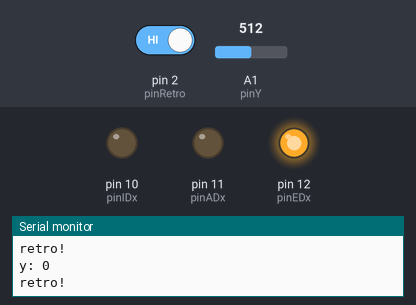
Bench run of a sketch on a simulated Arduino Uno, built with avr-gcc and run on an emulated ATmega328P. Shown: output pins drawn as LEDs (lit = HIGH), the last lines printed to the serial monitor. The inputs (shaded band) are chosen by the test bench; at power-on: A1 (pinY) = 512, pin 2 (pinRetro) HIGH.

Above: at 1.2 s.
1.3 s: A1 (pinY) set to 545
At 2.5 s:
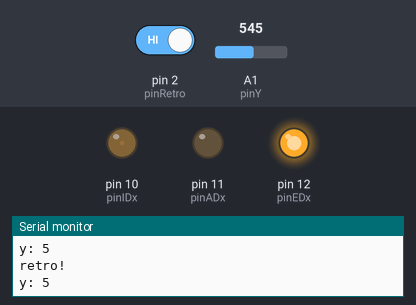
2.8 s: pin 2 (pinRetro) driven LOW
At 3.9 s:
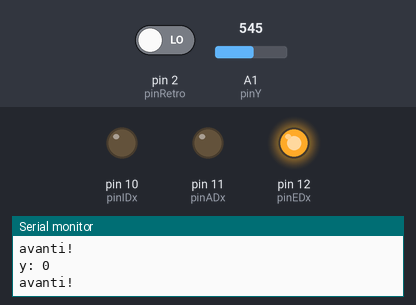
4.3 s: A1 (pinY) set to 506
7.3 s: A1 (pinY) set to 491
At 7.7 s:
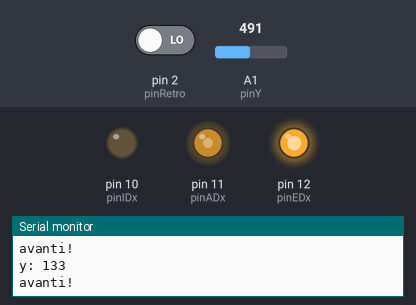
8.8 s: pin 2 (pinRetro) driven HIGH
At 9.1 s:
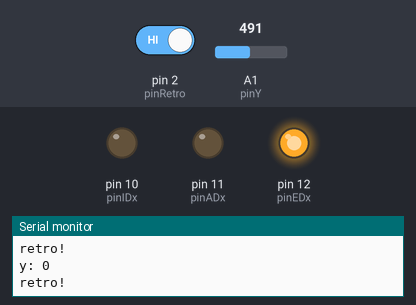
Timing chart, 0 to 11.3 s (numbered marks = the images above; inputs shaded):
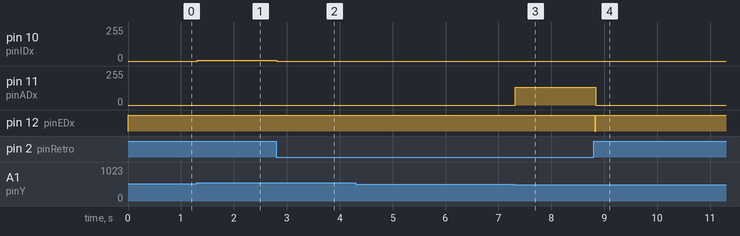

Measured:
- the behaviour switches between 492 and 491 on A1 (pinY) (found by bisection; images 2 and 3)
- after the input at 1.3 s, pin 10 (pinIDx): 0/255 → 5/255 at once
- after the input at 2.8 s, pin 10 (pinIDx): 5/255 → 0/255 at once
- after the input at 7.3 s, pin 11 (pinADx): 0/255 → 133/255 at once
- after the input at 8.8 s, pin 11 (pinADx): 133/255 → 0/255 at once; pin 12 (pinEDx): HIGH → LOW at once, → HIGH 0.01 s later

The sketch:

motore_BTS7960.ino
```cpp
const int SPEED_MAX = 255;
const int SPEED_MAX_RETRO = 60;

const int pinEDx = 12;
const int pinADx = 11;
const int pinIDx = 10;
const int pinRetro = 2;

//input del joystick
//const int pinX = A0;
const int pinY = A1;

//int x = 0; // asse X --> direzione
int y = 0; // asse Y --> velocità
//int x0; //valore "zero" dell'asse X (quando il joystick non è toccato)
int y0; //valore "zero" dell'asse Y (quando il joystick non è toccato)
int toll = 5; // tolleranza delle misure
int yPre = 0;


void setup() {
  Serial.begin(9600);

  pinMode(pinRetro, INPUT);
  pinMode(pinADx, OUTPUT);
  pinMode(pinIDx, OUTPUT);
  pinMode(pinEDx, OUTPUT);

  y0 = analogRead(pinY)/4;
  digitalWrite(pinEDx, HIGH);
}


void loop() {
  boolean retro = (digitalRead(pinRetro) == HIGH); //interruttore per abilitare la retromarcia

  y = analogRead(pinY)/4;

//il joistik tutto giù da 255, tutto su da 0
//l'asse Y va da 255 (tutto giù) a 0 (tutto su)
  y = 255 -y;


  //se retro disabilitata: disabilito il joistick indietro
  if(!retro){
    Serial.println("avanti!");
    if(y < (y0 - toll)){
      y = 0;
    }else if (y > (y0 + toll)){
      y = map(y, y0, 255, 1, 255);
    }else if (y > (y0 - toll) && y < (y0 + toll)){
      y = 0;
    }

    if(y<yPre-toll){
      digitalWrite(pinEDx, LOW);
    } else{
      avanti(y);
    }
  }else{
    Serial.println("retro!");
    if(y >= (y0 + toll)){
      y = 0;
    }else if (y < (y0 - toll)){
      y = map(y, y0, 0, 1, 60);
    } else if (y > (y0 - toll) && y < (y0 + toll)){
      y = 0;
    }

    if(y<yPre-toll){
      digitalWrite(pinEDx, LOW);
    } else{
      indietro(y);
    }

  }
  yPre = y;
  Serial.println("y: "+String(y));

}


/*
void loop() {

  for(int v=0; v<256; v++){
    avanti(v);
    Serial.println(v);
    delay(50);
  }

  delay(5000);

  for(int v=0; v<256; v++){
    indietro(v);
    Serial.println(v);
    delay(50);
  }

  delay(5000);

}
*/


void avanti(int speed){
  if(speed > SPEED_MAX){
    speed = SPEED_MAX;
  }

  digitalWrite(pinEDx, HIGH);
  analogWrite(pinADx, speed);
  analogWrite(pinIDx, 0);
}

void indietro(int speed){
  if(speed > SPEED_MAX_RETRO){
    speed = SPEED_MAX_RETRO;
  }

  digitalWrite(pinEDx, HIGH);
  analogWrite(pinADx, 0);
  analogWrite(pinIDx, speed);
}
```
